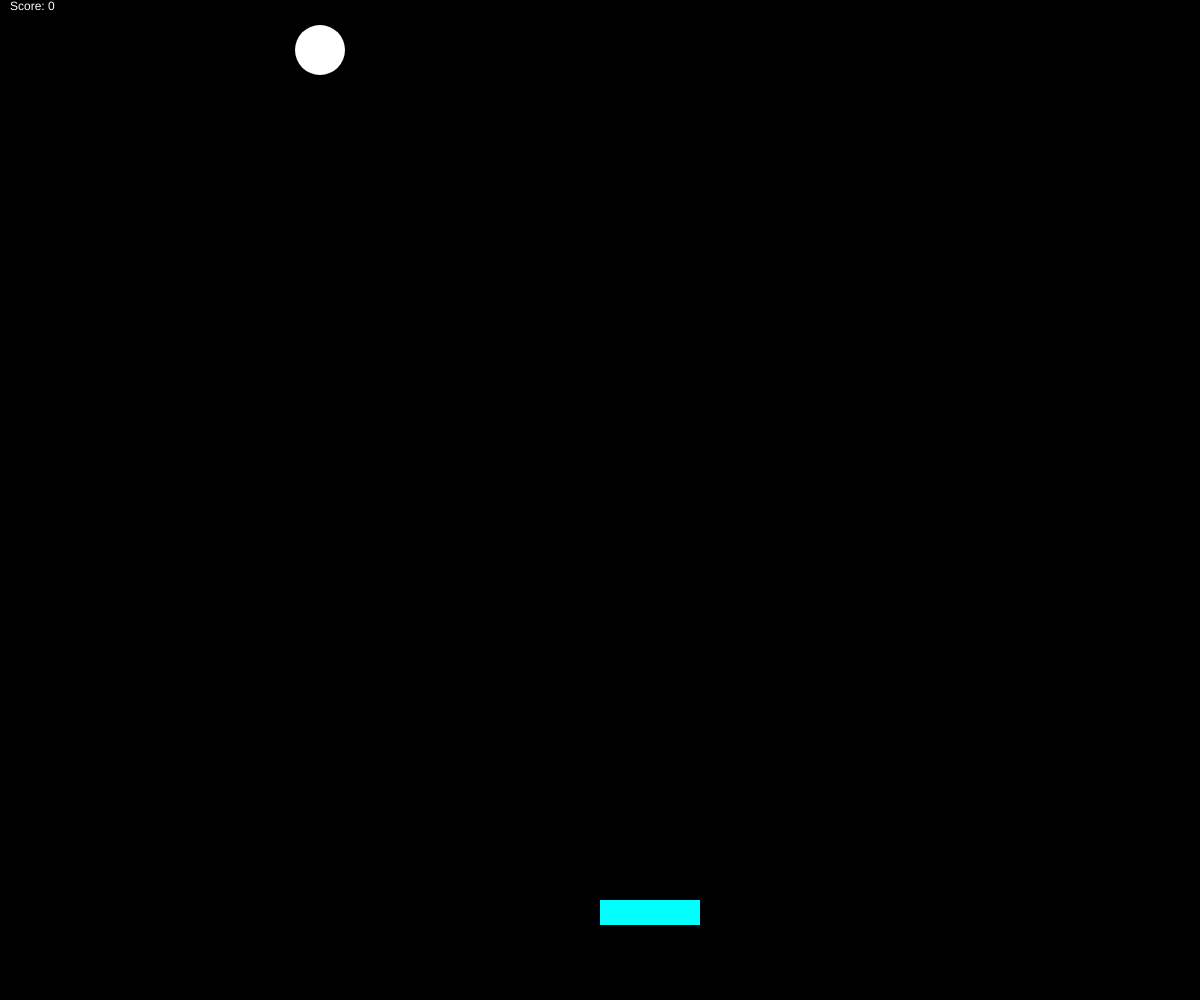
Frame 1 (no input)
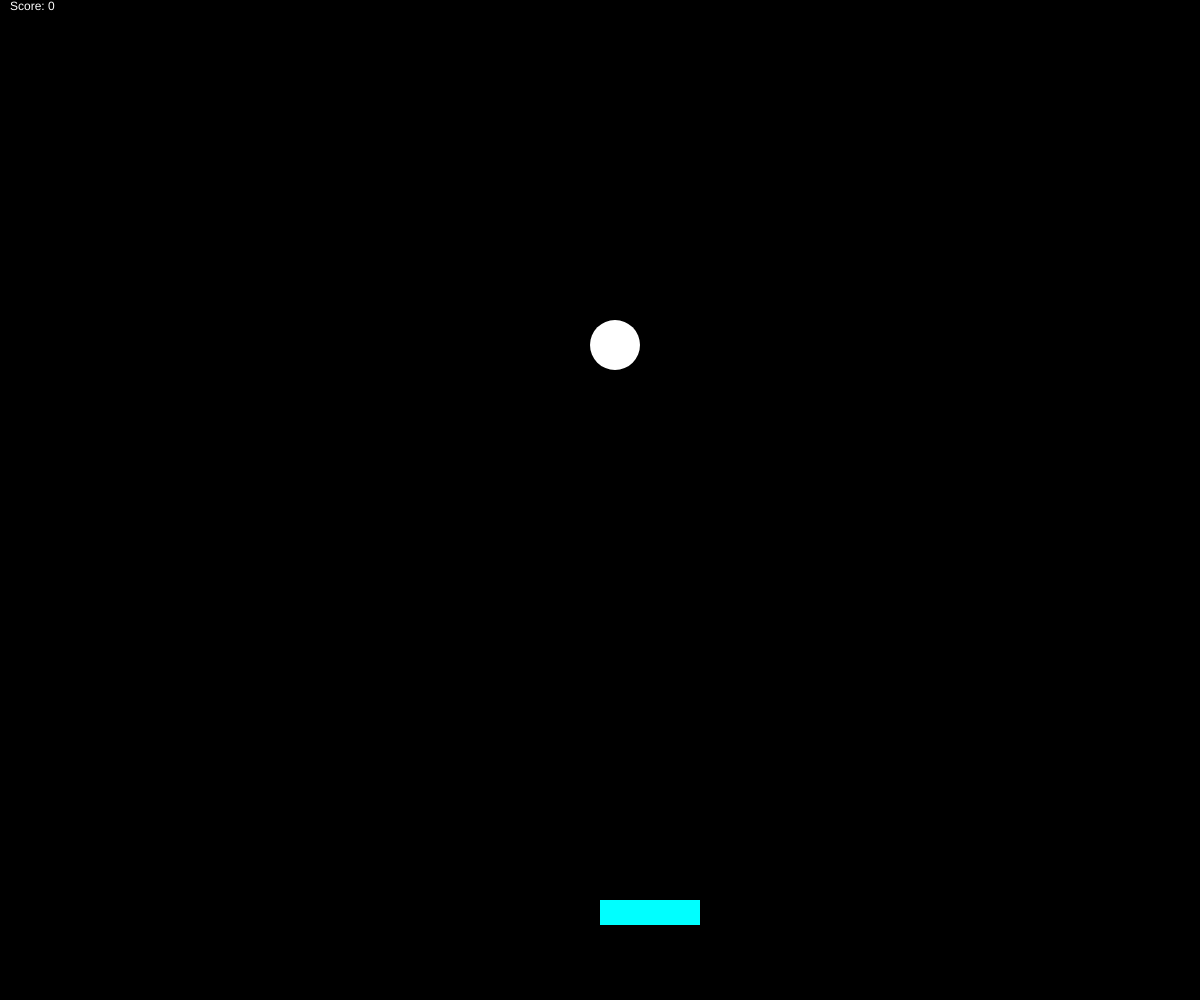
Frame 60 (no input)
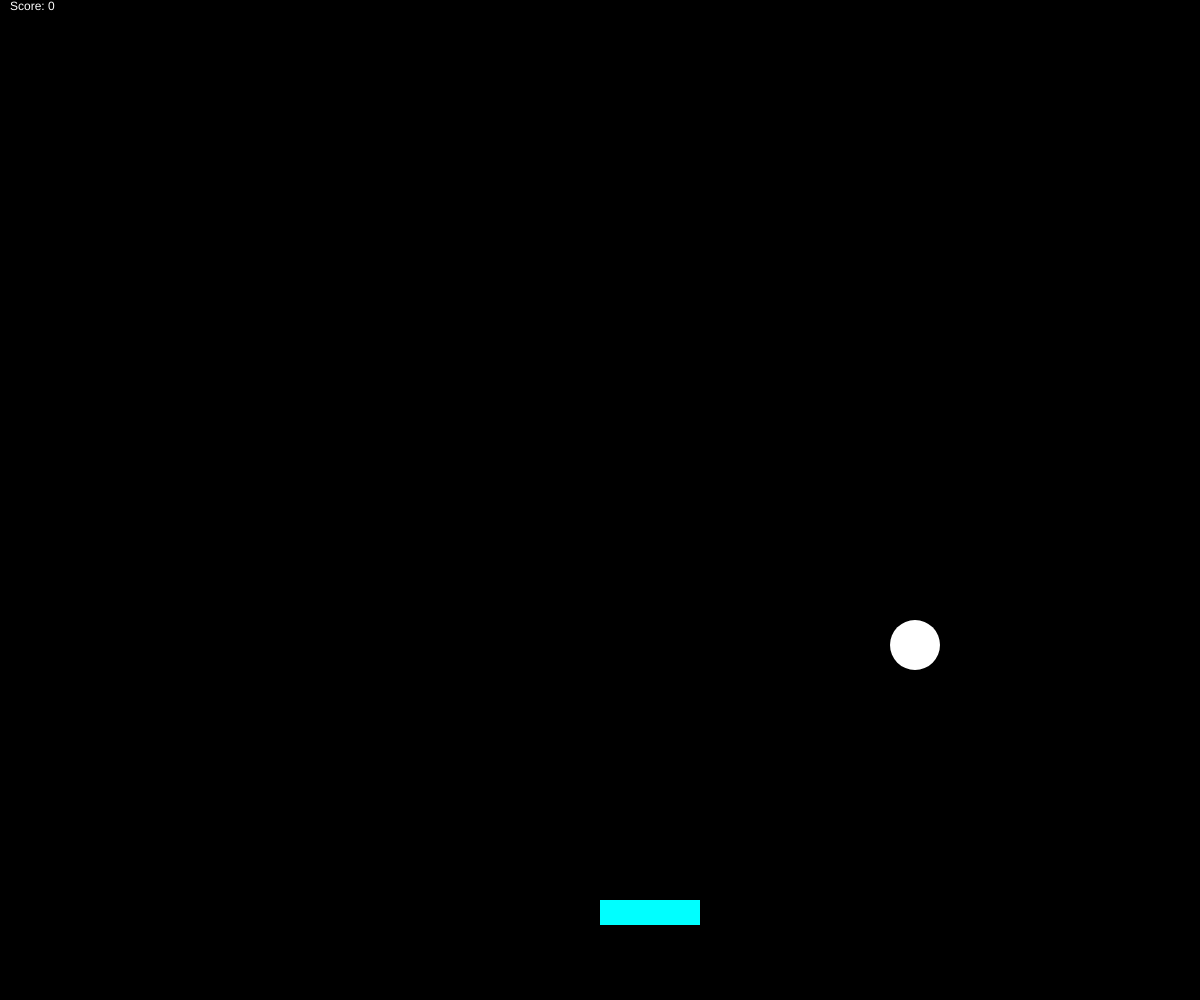
Frame 120 (the mouse pressed at the canvas centre since frame 60)

The p5.js sketch that drew these frames (run headless with seeded random() and noise() and a simulated clock; from frame 60 on, the mouse is pressed at the canvas centre):

// p5.js sketch
// ── sketch.js
var xBall = Math.floor(Math.random()*300)+50;
var yBall = 50;
var diameter=50
var xBallChange =5;
var yBallChange =5

var xPaddle;
var yPaddle;
var paddleWidth = 100;
var paddleHeight = 25;

var started = false;
var score =0;

function setup() {
  createCanvas(windowWidth, windowHeight);

    xPaddle = windowWidth / 2;
    yPaddle = windowHeight - 100;



}

function draw() {
  background(0);
  fill(255);
  noStroke();
  ellipse(xBall,yBall,diameter);
  text('Score: '+score,10,10);
  if (xBall < diameter/2 ||
      xBall > windowWidth - 0.5*diameter) {
  xBallChange *= -1;
}
if (yBall < diameter/2 ||
     yBall > windowHeight - diameter) {
  yBallChange *= -1;
}

if ((xBall > xPaddle &&
      xBall < xPaddle + paddleWidth) &&
      (yBall + (diameter/2) >= yPaddle)) {
  xBallChange *= -1;
  yBallChange *= -1;
  score++;
}
  xBall +=xBallChange;
  yBall +=yBallChange;


  fill(0, 255, 255);
noStroke();
rect(xPaddle, yPaddle, paddleWidth, paddleHeight);
}
function keyPressed() {
  if (keyCode === LEFT_ARROW) {
    xPaddle -= 50;
  } else if (keyCode === RIGHT_ARROW) {
    xPaddle += 50;
  }
}
